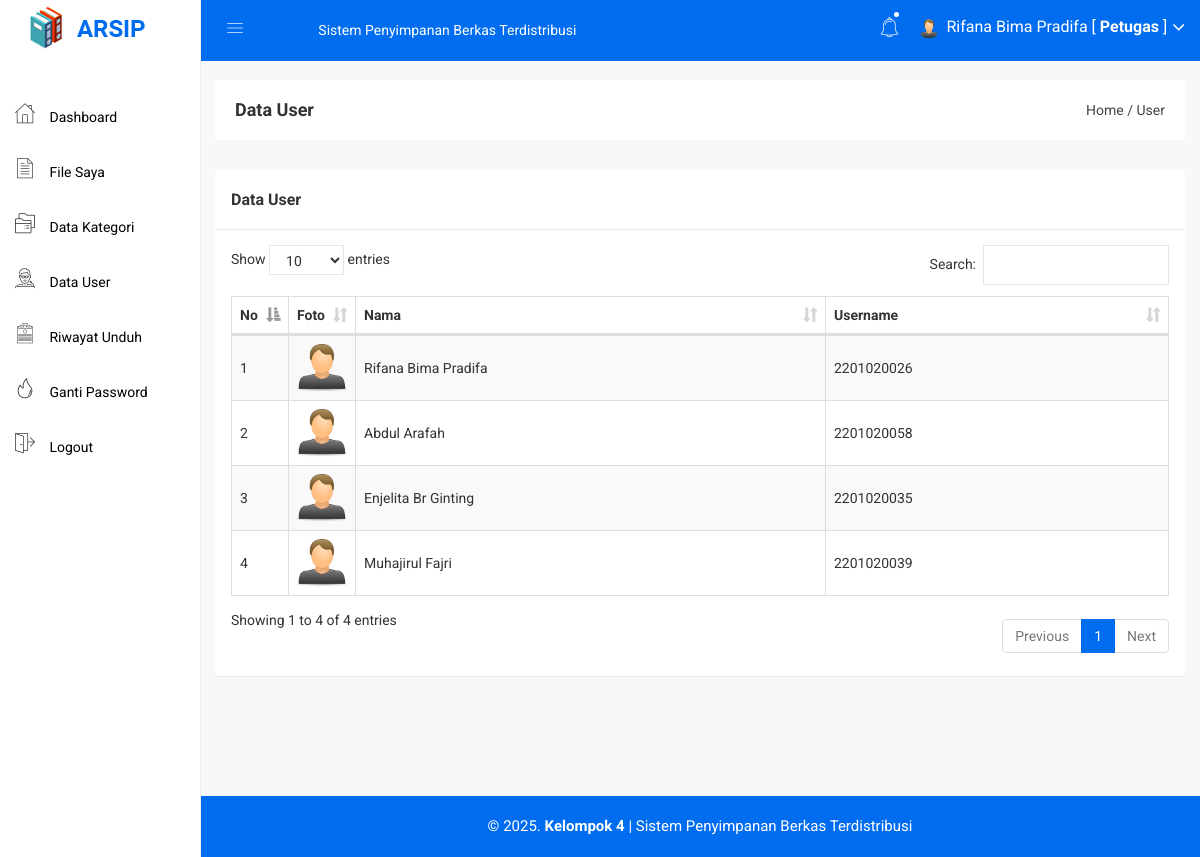
The app's page /petugas/user.php (signed in), older data.
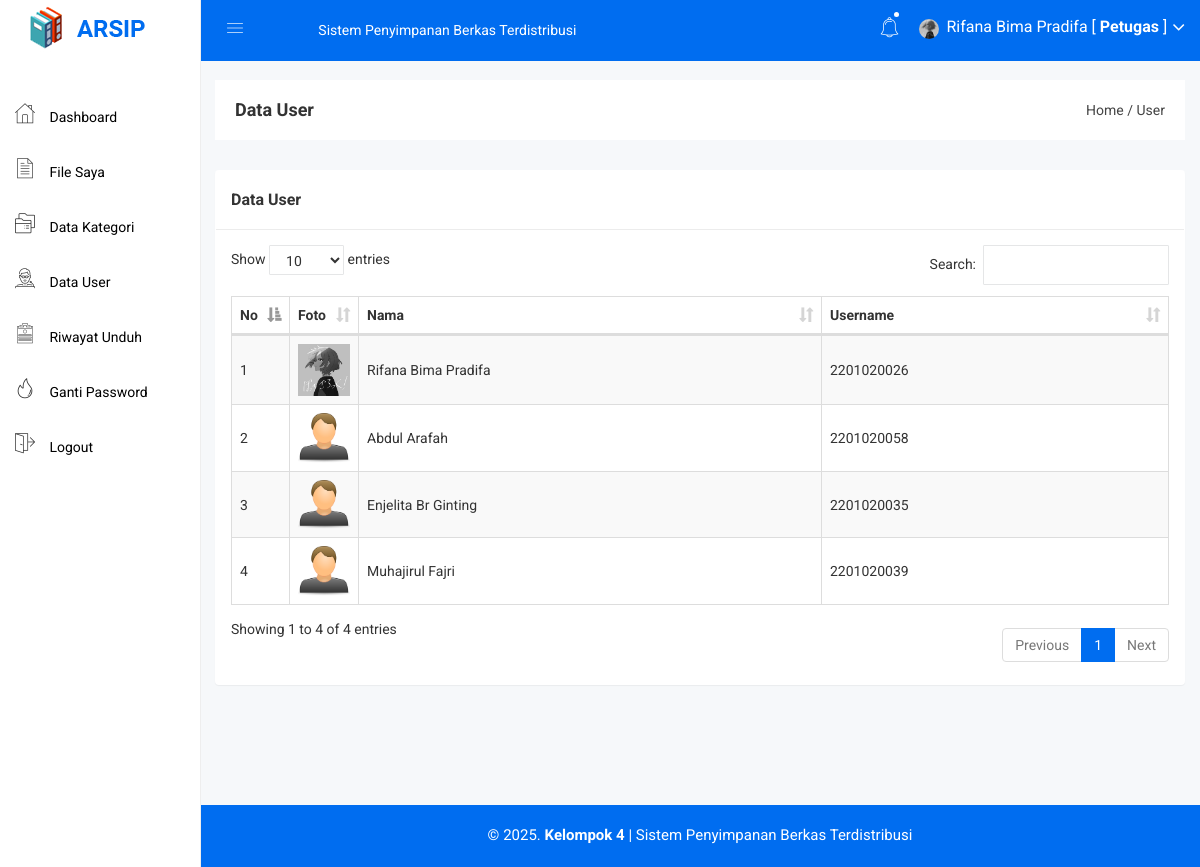
The same page, newer data.
### tables this page shows
CREATE TABLE `user` (
  `user_id` int(11) NOT NULL,
  `user_nama` varchar(100) NOT NULL,
  `user_username` varchar(100) NOT NULL,
  `user_password` varchar(100) NOT NULL,
  `user_foto` varchar(100) DEFAULT NULL
);

CREATE TABLE `petugas` (
  `petugas_id` int(11) NOT NULL,
  `petugas_nama` varchar(255) NOT NULL,
  `petugas_username` varchar(255) NOT NULL,
  `petugas_password` varchar(255) NOT NULL,
  `petugas_foto` varchar(255) NOT NULL
);

### petugas/user.php (the view, shortened to what the changed rows need)
<?php include 'header.php'; ?>
<div class="container-fluid">
    <div class="panel panel">
        <div class="panel-body">
            <table id="table" class="table table-bordered table-striped table-hover table-datatable">
                <thead>
                    <tr>
                        <th width="1%">No</th>
                        <th width="5%">Foto</th>
                        <th>Nama</th>
                        <th>Username</th>
                    </tr>
                </thead>
                <tbody>
                    <?php
                    include '../koneksi.php';
                    $no = 1;
                    $user = mysqli_query($koneksi,"SELECT * FROM user ORDER BY user_id DESC");
                    while($p = mysqli_fetch_array($user)){
                        ?>
                        <tr>
                            <td><?php echo $no++; ?></td>
                            <td>
                                <?php
                                if($p['user_foto'] == ""){
                                    ?>
                                    <img class="img-user" src="../gambar/sistem/user.png">
                                    <?php
                                }else{
                                    ?>
                                    <img class="img-user" src="../gambar/user/<?php echo $p['user_foto']; ?>">
                                    <?php
                                }
                                ?>
                            </td>
                            <td><?php echo $p['user_nama'] ?></td>
                            <td><?php echo $p['user_username'] ?></td>
                        </tr>
                        <?php
                    }
                    ?>
                </tbody>
            </table>
        </div>
    </div>
</div>
<?php include 'footer.php'; ?>

### petugas/header.php (shortened to what the changed rows need)
<!doctype html>
<html>
<head>
    <link rel="stylesheet" href="../assets/css/bootstrap.min.css">
    <link rel="stylesheet" href="../assets/css/font-awesome.min.css">
    <link rel="stylesheet" href="../assets/css/owl.carousel.css">
    <link rel="stylesheet" href="../assets/css/owl.theme.css">
    <link rel="stylesheet" href="../assets/css/owl.transitions.css">
    <link rel="stylesheet" href="../assets/css/animate.css">
    <link rel="stylesheet" href="../assets/css/normalize.css">
    <link rel="stylesheet" href="../assets/css/meanmenu.min.css">
    <link rel="stylesheet" href="../assets/css/main.css">
    <link rel="stylesheet" href="../assets/css/educate-custon-icon.css">
    <link rel="stylesheet" href="../assets/css/morrisjs/morris.css">
    <link rel="stylesheet" href="../assets/css/scrollbar/jquery.mCustomScrollbar.min.css">
    <link rel="stylesheet" href="../assets/css/metisMenu/metisMenu.min.css">
    <link rel="stylesheet" href="../assets/css/metisMenu/metisMenu-vertical.css">
    <link rel="stylesheet" href="../assets/css/calendar/fullcalendar.min.css">
    <link rel="stylesheet" href="../assets/css/calendar/fullcalendar.print.min.css">
    <link rel="stylesheet" href="../assets/style.css">
    <link rel="stylesheet" href="../assets/css/responsive.css">
    <link rel="stylesheet" href="../assets/css/style.css">
    <link rel="stylesheet" type="text/css" href="../assets/js/DataTables/datatables.css">
    <?php
    include '../koneksi.php';
    ?>
</head>
<body>
    <div class="all-content-wrapper">
        <div class="header-advance-area">
            <div class="header-top-area">
                <div class="container-fluid">
                    <div class="row">
                        <div class="col-lg-12 col-md-12 col-sm-12 col-xs-12">
                            <div class="header-top-wraper">
                                <div class="row">
                                    <div class="col-lg-6 col-md-6 col-sm-12 col-xs-12">
                                        <div class="header-right-info">
                                            <ul class="nav navbar-nav mai-top-nav header-right-menu">
                                            <li class="nav-item">
                                                <a href="#" data-toggle="dropdown" role="button" aria-expanded="false" class="nav-link dropdown-toggle">
                                                    <?php
                                                    $id_petugas = $_SESSION['id'];
                                                    $profil = mysqli_query($koneksi,"select * from petugas where petugas_id='$id_petugas'");
                                                    $profil = mysqli_fetch_assoc($profil);
                                                    if($profil['petugas_foto'] == ""){
                                                      ?>
                                                      <img src="../gambar/sistem/user.png" style="width: 20px;height: 20px">
                                                  <?php }else{ ?>
                                                    <img src="../gambar/petugas/<?php echo $profil['petugas_foto'] ?>" style="width: 20px;height: 20px">
                                                <?php } ?>
                                                <span class="admin-name"><?php echo $_SESSION['nama']; ?> [ <b>Petugas</b> ]</span>
                                                <i class="fa fa-angle-down edu-icon edu-down-arrow"></i>
                                            </a>
                                        </li>
                                    </ul>
                                </div>
                            </div>
                        </div>
                    </div>
                </div>
            </div>
        </div>
    </div>
</div>

Row changes from the older to the newer data that the page shows:
now on this page (row edited): petugas: petugas_foto (picture)
changed user "Rifana Bima Pradifa": user_foto: picture added
